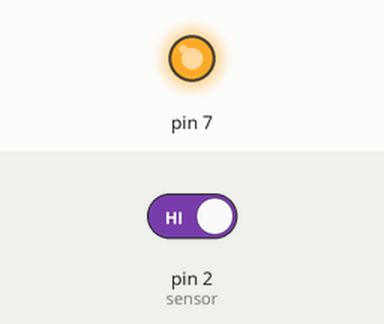
Recording of a sketch running on a simulated Arduino Uno, built with avr-gcc and run on an emulated ATmega328P. On the bench: output pins drawn as LEDs (lit = HIGH). Inputs (shaded band) come from the test bench; at power-on: pin 2 (sensor) HIGH. What the sketch prints to the serial monitor is not drawn.

Above: at 1.2 s.
1.3 s: pin 2 (sensor) driven LOW
At 1.7 s:
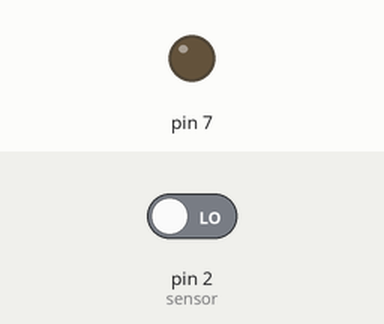
2.8 s: pin 2 (sensor) driven HIGH
At 4.4 s:
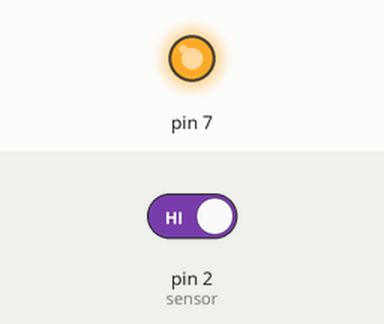
Timing chart, 0 to 5.9 s (numbered marks = the images above; inputs shaded):
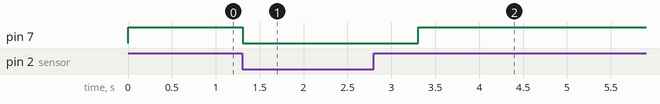

The sketch:

Sktech.ino
```cpp
// Project Arduino Bilik Disinfektan
// Menggunakan sensor proximity dan Motor DC ditambah relay sebagai saklar elekronik
int sensor = 2;
int nilai;

void setup() {
  // put your setup code here, to run once:
  pinMode(sensor, INPUT_PULLUP);
  pinMode(7, OUTPUT);
  Serial.begin(9600);
}

void loop() {
  // put your main code here, to run repeatedly:
  nilai = digitalRead(sensor);
  Serial.println(nilai);
  if(nilai == LOW){
    digitalWrite(7, LOW);
    delay(2000);
  }else{
    digitalWrite(7, HIGH);
  }
}
```

Measured:
- after the input at 1.3 s, pin 7: HIGH → LOW at once
- after the input at 2.8 s, pin 7: LOW → HIGH after 0.51 s
